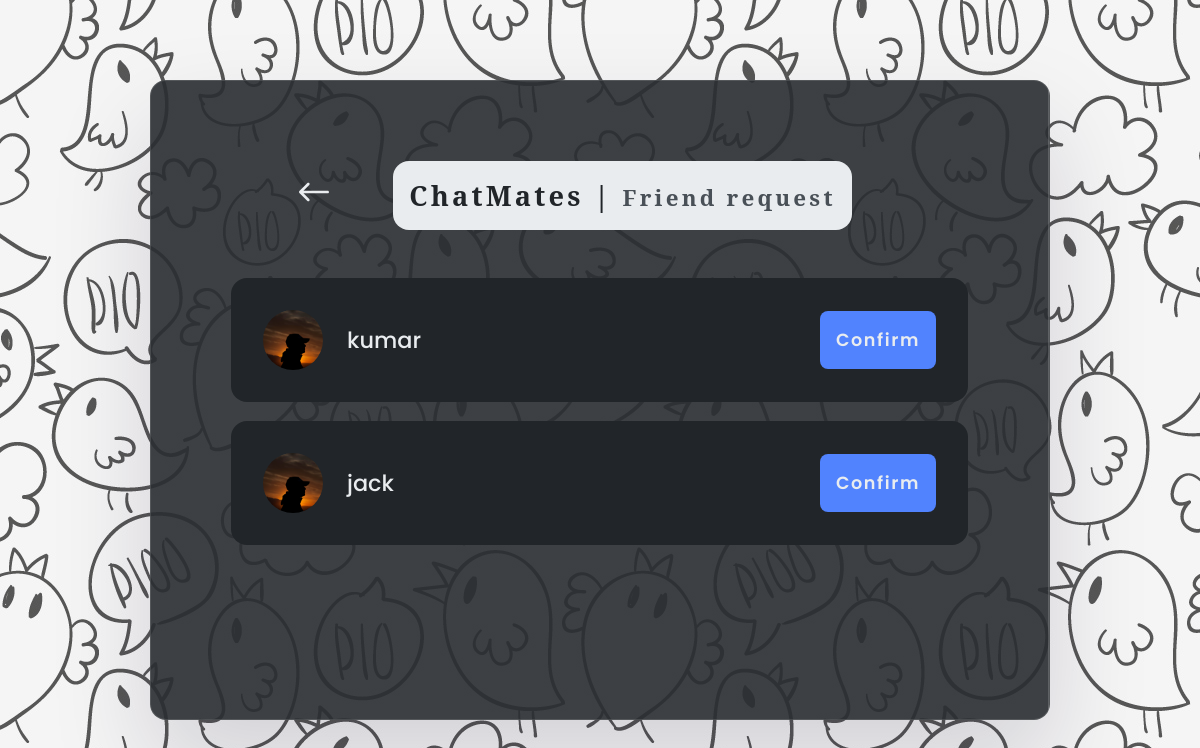
The page /friend_request_notification (signed in) on the database its author committed.
### mychatapp/models.py (models this page shows, shortened)
class FriendRequest(models.Model):
    objects = None
    sender = models.ForeignKey(User, on_delete=models.CASCADE, related_name='sent_request')
    receiver = models.ForeignKey(User, on_delete=models.CASCADE, related_name='received_request')
    seen = models.BooleanField(default=False)

class Profile(models.Model):
    objects = None
    user = models.OneToOneField(User, on_delete=models.CASCADE)
    name = models.CharField(max_length=50, blank=True, null=True)
    first_name = models.CharField(max_length=50, blank=True, null=True)
    last_name = models.CharField(max_length=50, blank=True, null=True)
    pic = models.ImageField(upload_to='img', blank=True, null=True)
    friends = models.ManyToManyField(User, related_name='my_friends', blank=True)

### mychatapp/views.py (the view)
# urls.py: path('friend_request_notification', views.friend_request_notification, name='friend_request_notification'),
@login_required(login_url='mychat:login')
def friend_request_notification(request):
    user = request.user
    friend_requests = FriendRequest.objects.filter(receiver = user)
    friend_requests.update(seen=True)
    context = {"f_requests": friend_requests}
    return render(request, "mychatapp/friend_request.html", context)

### mychatapp/templates/mychatapp/friend_request.html (shortened to what this page needs)
<!DOCTYPE html>
{% load static %}
<html lang="en">
<head>
    <link href="{% static 'css/friend_request.css' %}" rel="stylesheet" />
</head>
<body>
    <div class="container">
        <div class="main">
            <div class="nav-main">
                <a class="left-arrow-link" href="{% url 'mychat:index' %}">
                </a>
                <div class="main-heading-box">
                    <h2 class="main-heading"><span class="mh">ChatMates | </span><span class="sub-heading">Friend
                            request</span></h2>
                </div>
            </div>
            <div class="frnds-list">
                {% for f_request in f_requests %}
                <div class="frnd-list">
                    <div class="flex">
                        {% if f_request.sender.profile.pic %}
                        <img class="frnd-img" src="{{f_request.sender.profile.pic.url}}" />
                        {% else %}
                        <img class="frnd-img" src="{% static 'imgs/default-profile.jpg' %}" />
                        {% endif %}
                        <div>
                            <h3 class="frnd-name">{{ f_request.sender.profile.name }}</h3>
                        </div>
                    </div>
                    <div class="btns-box flex">
                        <div class="btn-confirm" data-id="{{f_request.sender.id}}">Confirm</div>
                    </div>
                </div>
                {% endfor %}
            </div>
        </div>
    </div>
</body>
</html>

### mychatapp/static/css/friend_request.css (style rules this page uses)
* { margin: 0; padding: 0; box-sizing: border-box; }
body { background-image: url("/static/imgs/05.jpg"); height: 100vh; display: flex; align-items: center; justify-content: center; font-family: "Poppins", sans-serif; }
.container { width: 75vw; height: 80vh; background-color: rgba(43, 46, 51, 0.913); border-radius: 1rem; border: 1px solid rgba(255, 255, 255, 0.125); display: flex; box-shadow: rgba(17, 12, 46, 0.15) 0px 48px 100px 0px; }
.flex { display: flex; align-items: center; justify-content: center; gap: 1.5rem; }
.icon { width: 30px; height: 30px; }
.main { flex: 2; border-right: 1px solid #dddddd35; padding: 5rem; color: #e9ecef; overflow: scroll; overflow-x: hidden; -ms-overflow-style: none; scrollbar-width: none; }
.nav-main { margin-bottom: 3rem; }
.icon-left-arrow { fill: #e9ecef; cursor: pointer; transition: all 0.3s; }
.main-heading-box { text-align: center; background-color: #e9ecef; color: #212529; padding: 1rem; margin-left: 3rem; margin-right: 3rem; border-radius: 1rem; }
.main-heading { font-size: 1.7rem; font-weight: 800; letter-spacing: 0.2rem; font-family: "Noto Serif", serif; }
.sub-heading { font-size: 1.4rem; color: #495057; }
.frnd-list { display: flex; align-items: center; justify-content: space-between; cursor: pointer; margin-bottom: 1.2rem; background-color: #212529; border-radius: 1rem; padding: 2rem; }
.frnd-img { width: 60px; height: 60px; object-fit: cover; border-radius: 50%; }
.frnd-name { font-size: 1.4rem; font-weight: 500; }
.btns-box { gap: 2rem; }
.btn-confirm { background: none; background-color: #5183fe; color: #e9ecef; padding: 1rem; border-radius: 0.5rem; border-style: none; cursor: pointer; letter-spacing: 0.1rem; font-size: 1.1rem; font-weight: 600; transition: all 0.3s; }
@media (max-width: 93em) { .nav-main { display: flex; justify-content: center; align-items: center; gap: 1rem; } }

### rows shown on the page
FriendRequest: sender.profile.pic (picture), sender.profile.name "kumar"
FriendRequest: sender.profile.pic (picture), sender.profile.name "jack"
